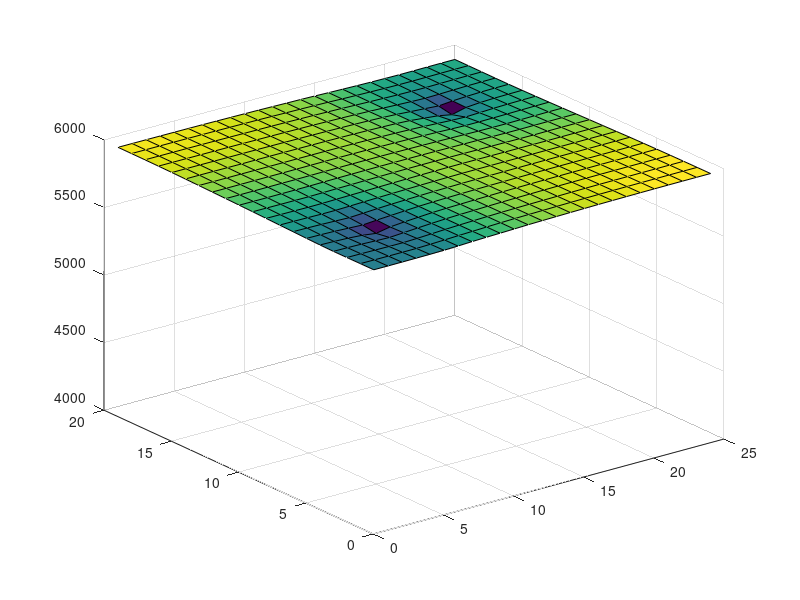

Source code (MATLAB):




%%%%%%%%%%%%%%%%%%%%%%%%%%%%%%%%%%%%%%%%%%%%%%%%%%%%%%%%%%%%%%%%%%%%%%%%%%1
clc;
clear;
close all;
phi=0.2;


leny=2000;
lenz=20;

load('matlab.mat');
co=3.5e-6;
Bo=@(p) 1;%1/(1+co*(p-4200));
muob=3.5;
pb=2635;
mu=@(p) muob*(p/pb)^(2.6*(p^1.187)*exp(-11.513+(-8.98e-5*p)));

Nx=25;
Ny=20;
%%%%%%%%%%%%%%%%%%%%%%%%%%%%%
% dx=lenx/Nx;

dx=randi([100,300],[Ny,Nx]);
dy=randi([100,300],[Ny,Nx]);
qsc=zeros(Ny,Nx);
qsc(5,5)=-50;
qsc(15,20)=-60;

zarayeb=zeros(Nx*Ny,Nx*Ny);
sabet=zeros(Nx*Ny,1);
deltat=0.25;
time=45;
nt=time/deltat;
pressure=zeros(Ny,Nx,nt);
pressure(:,:,1)=6000;
bettac=1.127e-3;
alphac=5.615;
Ax=leny*lenz;

% dx=randi([100,400],[20,25]);
% dy=randi([100,400],[20,25]);
% load('matlabdx.mat');load('matlabdy.mat');



for n=2:nt
   n %#ok  
  for j=1:Ny
     for i=1:Nx
        index=i+(j-1)*Nx;
        vb=dx(j,i)*dy(j,i)*lenz;
   
        
        if i==1&&j==1
            Txr=bettac*(1/dx(j,i)/(1/2*(dx(j,i)+dx(j,i+1))))*((dx(j,i)+dx(j,i+1))/(dx(j,i)/perm(j,i)+dx(j,i+1)/perm(j,i+1)))*(1/(mu(1/2*(pressure(j,i,n-1)+pressure(j,i+1,n-1)))*Bo(1/2*(pressure(j,i,n-1)+pressure(j,i+1,n-1)))));
%             Txl=bettac*(1/dx(j,i)/(1/2*(dx(j,i)+dx(j,i-1))))*((dx(j,i)+dx(j,i-1))/(dx(j,i)/perm(j,i)+dx(j,i-1)/perm(j,i-1)))*(1/(mu(1/2*(pressure(j,i,n-1)+pressure(j,i-1,n-1)))*Bo(1/2*(pressure(j,i,n-1)+pressure(j,i-1,n-1)))));
%             Tyt=bettac*(1/dy(j,i)/(1/2*(dy(j,i)+dy(j-1,i))))*((dy(j,i)+dy(j-1,i))/(dy(j,i)/perm(j,i)+dy(j-1,i)/perm(j-1,i)))*(1/(mu(1/2*(pressure(j,i,n-1)+pressure(j-1,i,n-1)))*Bo(1/2*(pressure(j,i,n-1)+pressure(j-1,i,n-1)))));
            Tyb=bettac*(1/dy(j,i)/(1/2*(dy(j,i)+dy(j+1,i))))*((dy(j,i)+dy(j+1,i))/(dy(j,i)/perm(j,i)+dy(j+1,i)/perm(j+1,i)))*(1/(mu(1/2*(pressure(j,i,n-1)+pressure(j+1,i,n-1)))*Bo(1/2*(pressure(j,i,n-1)+pressure(j,i,n-1)))));
           
            
            zarayeb(index,index+1)=Txr;
%             zarayeb(index,index-1)=Txl;
%             zarayeb(index,index-Nx)=Tyt;
            zarayeb(index,index+Nx)=Tyb;
            zarayeb(index,index)=-Txr-Tyb-phi*co/(alphac*deltat);
            sabet(index,1)=-phi*co/(alphac*deltat)*pressure(j,i,n-1)-qsc(j,i)/vb;

            
        elseif i==Nx&&j==1
%             Txr=bettac*(1/dx(j,i)/(1/2*(dx(j,i)+dx(j,i+1))))*((dx(j,i)+dx(j,i+1))/(dx(j,i)/perm(j,i)+dx(j,i+1)/perm(j,i+1)))*(1/(mu(1/2*(pressure(j,i,n-1)+pressure(j,i+1,n-1)))*Bo(1/2*(pressure(j,i,n-1)+pressure(j,i+1,n-1)))));
            Txl=bettac*(1/dx(j,i)/(1/2*(dx(j,i)+dx(j,i-1))))*((dx(j,i)+dx(j,i-1))/(dx(j,i)/perm(j,i)+dx(j,i-1)/perm(j,i-1)))*(1/(mu(1/2*(pressure(j,i,n-1)+pressure(j,i-1,n-1)))*Bo(1/2*(pressure(j,i,n-1)+pressure(j,i-1,n-1)))));
%             Tyt=bettac*(1/dy(j,i)/(1/2*(dy(j,i)+dy(j-1,i))))*((dy(j,i)+dy(j-1,i))/(dy(j,i)/perm(j,i)+dy(j-1,i)/perm(j-1,i)))*(1/(mu(1/2*(pressure(j,i,n-1)+pressure(j-1,i,n-1)))*Bo(1/2*(pressure(j,i,n-1)+pressure(j-1,i,n-1)))));
            Tyb=bettac*(1/dy(j,i)/(1/2*(dy(j,i)+dy(j+1,i))))*((dy(j,i)+dy(j+1,i))/(dy(j,i)/perm(j,i)+dy(j+1,i)/perm(j+1,i)))*(1/(mu(1/2*(pressure(j,i,n-1)+pressure(j+1,i,n-1)))*Bo(1/2*(pressure(j,i,n-1)+pressure(j,i,n-1)))));
           
            
%             zarayeb(index,index+1)=Txr;
            zarayeb(index,index-1)=Txl;
%             zarayeb(index,index-Nx)=Tyt;
            zarayeb(index,index+Nx)=Tyb;
            zarayeb(index,index)=-Txl-Tyb-phi*co/(alphac*deltat);
            sabet(index,1)=-phi*co/(alphac*deltat)*pressure(j,i,n-1)-qsc(j,i)/vb;

            
        elseif j==Ny&&i==1     
            
            Txr=bettac*(1/dx(j,i)/(1/2*(dx(j,i)+dx(j,i+1))))*((dx(j,i)+dx(j,i+1))/(dx(j,i)/perm(j,i)+dx(j,i+1)/perm(j,i+1)))*(1/(mu(1/2*(pressure(j,i,n-1)+pressure(j,i+1,n-1)))*Bo(1/2*(pressure(j,i,n-1)+pressure(j,i+1,n-1)))));
%             Txl=bettac*(1/dx(j,i)/(1/2*(dx(j,i)+dx(j,i-1))))*((dx(j,i)+dx(j,i-1))/(dx(j,i)/perm(j,i)+dx(j,i-1)/perm(j,i-1)))*(1/(mu(1/2*(pressure(j,i,n-1)+pressure(j,i-1,n-1)))*Bo(1/2*(pressure(j,i,n-1)+pressure(j,i-1,n-1)))));
            Tyt=bettac*(1/dy(j,i)/(1/2*(dy(j,i)+dy(j-1,i))))*((dy(j,i)+dy(j-1,i))/(dy(j,i)/perm(j,i)+dy(j-1,i)/perm(j-1,i)))*(1/(mu(1/2*(pressure(j,i,n-1)+pressure(j-1,i,n-1)))*Bo(1/2*(pressure(j,i,n-1)+pressure(j-1,i,n-1)))));
%             Tyb=bettac*(1/dy(j,i)/(1/2*(dy(j,i)+dy(j+1,i))))*((dy(j,i)+dy(j+1,i))/(dy(j,i)/perm(j,i)+dy(j+1,i)/perm(j+1,i)))*(1/(mu(1/2*(pressure(j,i,n-1)+pressure(j+1,i,n-1)))*Bo(1/2*(pressure(j,i,n-1)+pressure(j,i,n-1)))));
           
            
            zarayeb(index,index+1)=Txr;
%             zarayeb(index,index-1)=Txl;
            zarayeb(index,index-Nx)=Tyt;
%             zarayeb(index,index+Nx)=Tyb;
            zarayeb(index,index)=-Txr-Tyt-phi*co/(alphac*deltat);
            sabet(index,1)=-phi*co/(alphac*deltat)*pressure(j,i,n-1)-qsc(j,i)/vb;


        elseif j==Ny&&i==Nx
            
%             Txr=bettac*(1/dx(j,i)/(1/2*(dx(j,i)+dx(j,i+1))))*((dx(j,i)+dx(j,i+1))/(dx(j,i)/perm(j,i)+dx(j,i+1)/perm(j,i+1)))*(1/(mu(1/2*(pressure(j,i,n-1)+pressure(j,i+1,n-1)))*Bo(1/2*(pressure(j,i,n-1)+pressure(j,i+1,n-1)))));
            Txl=bettac*(1/dx(j,i)/(1/2*(dx(j,i)+dx(j,i-1))))*((dx(j,i)+dx(j,i-1))/(dx(j,i)/perm(j,i)+dx(j,i-1)/perm(j,i-1)))*(1/(mu(1/2*(pressure(j,i,n-1)+pressure(j,i-1,n-1)))*Bo(1/2*(pressure(j,i,n-1)+pressure(j,i-1,n-1)))));
            Tyt=bettac*(1/dy(j,i)/(1/2*(dy(j,i)+dy(j-1,i))))*((dy(j,i)+dy(j-1,i))/(dy(j,i)/perm(j,i)+dy(j-1,i)/perm(j-1,i)))*(1/(mu(1/2*(pressure(j,i,n-1)+pressure(j-1,i,n-1)))*Bo(1/2*(pressure(j,i,n-1)+pressure(j-1,i,n-1)))));
%             Tyb=bettac*(1/dy(j,i)/(1/2*(dy(j,i)+dy(j+1,i))))*((dy(j,i)+dy(j+1,i))/(dy(j,i)/perm(j,i)+dy(j+1,i)/perm(j+1,i)))*(1/(mu(1/2*(pressure(j,i,n-1)+pressure(j+1,i,n-1)))*Bo(1/2*(pressure(j,i,n-1)+pressure(j,i,n-1)))));
           
            
%             zarayeb(index,index+1)=Txr;
            zarayeb(index,index-1)=Txl;
            zarayeb(index,index-Nx)=Tyt;
%             zarayeb(index,index+Nx)=Tyb;
            zarayeb(index,index)=-Txl-Tyt-phi*co/(alphac*deltat);
            sabet(index,1)=-phi*co/(alphac*deltat)*pressure(j,i,n-1)-qsc(j,i)/vb;
            
        
        elseif j==1
            Txr=bettac*(1/dx(j,i)/(1/2*(dx(j,i)+dx(j,i+1))))*((dx(j,i)+dx(j,i+1))/(dx(j,i)/perm(j,i)+dx(j,i+1)/perm(j,i+1)))*(1/(mu(1/2*(pressure(j,i,n-1)+pressure(j,i+1,n-1)))*Bo(1/2*(pressure(j,i,n-1)+pressure(j,i+1,n-1)))));
            Txl=bettac*(1/dx(j,i)/(1/2*(dx(j,i)+dx(j,i-1))))*((dx(j,i)+dx(j,i-1))/(dx(j,i)/perm(j,i)+dx(j,i-1)/perm(j,i-1)))*(1/(mu(1/2*(pressure(j,i,n-1)+pressure(j,i-1,n-1)))*Bo(1/2*(pressure(j,i,n-1)+pressure(j,i-1,n-1)))));
%             Tyt=bettac*(1/dy(j,i)/(1/2*(dy(j,i)+dy(j-1,i))))*((dy(j,i)+dy(j-1,i))/(dy(j,i)/perm(j,i)+dy(j-1,i)/perm(j-1,i)))*(1/(mu(1/2*(pressure(j,i,n-1)+pressure(j-1,i,n-1)))*Bo(1/2*(pressure(j,i,n-1)+pressure(j-1,i,n-1)))));
            Tyb=bettac*(1/dy(j,i)/(1/2*(dy(j,i)+dy(j+1,i))))*((dy(j,i)+dy(j+1,i))/(dy(j,i)/perm(j,i)+dy(j+1,i)/perm(j+1,i)))*(1/(mu(1/2*(pressure(j,i,n-1)+pressure(j+1,i,n-1)))*Bo(1/2*(pressure(j,i,n-1)+pressure(j,i,n-1)))));
           
            
            zarayeb(index,index+1)=Txr;
            zarayeb(index,index-1)=Txl;
%             zarayeb(index,index-Nx)=Tyt;
            zarayeb(index,index+Nx)=Tyb;
            zarayeb(index,index)=-Txr-Txl-Tyb-phi*co/(alphac*deltat);
            sabet(index,1)=-phi*co/(alphac*deltat)*pressure(j,i,n-1)-qsc(j,i)/vb;

            
        elseif j==Ny
            
            Txr=bettac*(1/dx(j,i)/(1/2*(dx(j,i)+dx(j,i+1))))*((dx(j,i)+dx(j,i+1))/(dx(j,i)/perm(j,i)+dx(j,i+1)/perm(j,i+1)))*(1/(mu(1/2*(pressure(j,i,n-1)+pressure(j,i+1,n-1)))*Bo(1/2*(pressure(j,i,n-1)+pressure(j,i+1,n-1)))));
            Txl=bettac*(1/dx(j,i)/(1/2*(dx(j,i)+dx(j,i-1))))*((dx(j,i)+dx(j,i-1))/(dx(j,i)/perm(j,i)+dx(j,i-1)/perm(j,i-1)))*(1/(mu(1/2*(pressure(j,i,n-1)+pressure(j,i-1,n-1)))*Bo(1/2*(pressure(j,i,n-1)+pressure(j,i-1,n-1)))));
            Tyt=bettac*(1/dy(j,i)/(1/2*(dy(j,i)+dy(j-1,i))))*((dy(j,i)+dy(j-1,i))/(dy(j,i)/perm(j,i)+dy(j-1,i)/perm(j-1,i)))*(1/(mu(1/2*(pressure(j,i,n-1)+pressure(j-1,i,n-1)))*Bo(1/2*(pressure(j,i,n-1)+pressure(j-1,i,n-1)))));
%             Tyb=bettac*(1/dy(j,i)/(1/2*(dy(j,i)+dy(j+1,i))))*((dy(j,i)+dy(j+1,i))/(dy(j,i)/perm(j,i)+dy(j+1,i)/perm(j+1,i)))*(1/(mu(1/2*(pressure(j,i,n-1)+pressure(j+1,i,n-1)))*Bo(1/2*(pressure(j,i,n-1)+pressure(j,i,n-1)))));
           
            
            zarayeb(index,index+1)=Txr;
            zarayeb(index,index-1)=Txl;
            zarayeb(index,index-Nx)=Tyt;
%             zarayeb(index,index+Nx)=Tyb;
            zarayeb(index,index)=-Txr-Txl-Tyt-phi*co/(alphac*deltat);
            sabet(index,1)=-phi*co/(alphac*deltat)*pressure(j,i,n-1)-qsc(j,i)/vb;

            

        elseif i==Nx
            
%             Txr=bettac*(1/dx(j,i)/(1/2*(dx(j,i)+dx(j,i+1))))*((dx(j,i)+dx(j,i+1))/(dx(j,i)/perm(j,i)+dx(j,i+1)/perm(j,i+1)))*(1/(mu(1/2*(pressure(j,i,n-1)+pressure(j,i+1,n-1)))*Bo(1/2*(pressure(j,i,n-1)+pressure(j,i+1,n-1)))));
            Txl=bettac*(1/dx(j,i)/(1/2*(dx(j,i)+dx(j,i-1))))*((dx(j,i)+dx(j,i-1))/(dx(j,i)/perm(j,i)+dx(j,i-1)/perm(j,i-1)))*(1/(mu(1/2*(pressure(j,i,n-1)+pressure(j,i-1,n-1)))*Bo(1/2*(pressure(j,i,n-1)+pressure(j,i-1,n-1)))));
            Tyt=bettac*(1/dy(j,i)/(1/2*(dy(j,i)+dy(j-1,i))))*((dy(j,i)+dy(j-1,i))/(dy(j,i)/perm(j,i)+dy(j-1,i)/perm(j-1,i)))*(1/(mu(1/2*(pressure(j,i,n-1)+pressure(j-1,i,n-1)))*Bo(1/2*(pressure(j,i,n-1)+pressure(j-1,i,n-1)))));
            Tyb=bettac*(1/dy(j,i)/(1/2*(dy(j,i)+dy(j+1,i))))*((dy(j,i)+dy(j+1,i))/(dy(j,i)/perm(j,i)+dy(j+1,i)/perm(j+1,i)))*(1/(mu(1/2*(pressure(j,i,n-1)+pressure(j+1,i,n-1)))*Bo(1/2*(pressure(j,i,n-1)+pressure(j,i,n-1)))));
           
            
%             zarayeb(index,index+1)=Txr;
            zarayeb(index,index-1)=Txl;
            zarayeb(index,index-Nx)=Tyt;
            zarayeb(index,index+Nx)=Tyb;
            zarayeb(index,index)=-Txl-Tyt-Tyb-phi*co/(alphac*deltat);
            sabet(index,1)=-phi*co/(alphac*deltat)*pressure(j,i,n-1)-qsc(j,i)/vb;


        elseif i==1    
            Txr=bettac*(1/dx(j,i)/(1/2*(dx(j,i)+dx(j,i+1))))*((dx(j,i)+dx(j,i+1))/(dx(j,i)/perm(j,i)+dx(j,i+1)/perm(j,i+1)))*(1/(mu(1/2*(pressure(j,i,n-1)+pressure(j,i+1,n-1)))*Bo(1/2*(pressure(j,i,n-1)+pressure(j,i+1,n-1)))));
%             Txl=bettac*(1/dx(j,i)/(1/2*(dx(j,i)+dx(j,i-1))))*((dx(j,i)+dx(j,i-1))/(dx(j,i)/perm(j,i)+dx(j,i-1)/perm(j,i-1)))*(1/(mu(1/2*(pressure(j,i,n-1)+pressure(j,i-1,n-1)))*Bo(1/2*(pressure(j,i,n-1)+pressure(j,i-1,n-1)))));
            Tyt=bettac*(1/dy(j,i)/(1/2*(dy(j,i)+dy(j-1,i))))*((dy(j,i)+dy(j-1,i))/(dy(j,i)/perm(j,i)+dy(j-1,i)/perm(j-1,i)))*(1/(mu(1/2*(pressure(j,i,n-1)+pressure(j-1,i,n-1)))*Bo(1/2*(pressure(j,i,n-1)+pressure(j-1,i,n-1)))));
            Tyb=bettac*(1/dy(j,i)/(1/2*(dy(j,i)+dy(j+1,i))))*((dy(j,i)+dy(j+1,i))/(dy(j,i)/perm(j,i)+dy(j+1,i)/perm(j+1,i)))*(1/(mu(1/2*(pressure(j,i,n-1)+pressure(j+1,i,n-1)))*Bo(1/2*(pressure(j,i,n-1)+pressure(j,i,n-1)))));
           
            
            zarayeb(index,index+1)=Txr;
%             zarayeb(index,index-1)=Txl;
            zarayeb(index,index-Nx)=Tyt;
            zarayeb(index,index+Nx)=Tyb;
            zarayeb(index,index)=-Txr-Tyt-Tyb-phi*co/(alphac*deltat);
            sabet(index,1)=-phi*co/(alphac*deltat)*pressure(j,i,n-1)-qsc(j,i)/vb;

        else
            
            Txr=bettac*(1/dx(j,i)/(1/2*(dx(j,i)+dx(j,i+1))))*((dx(j,i)+dx(j,i+1))/(dx(j,i)/perm(j,i)+dx(j,i+1)/perm(j,i+1)))*(1/(mu(1/2*(pressure(j,i,n-1)+pressure(j,i+1,n-1)))*Bo(1/2*(pressure(j,i,n-1)+pressure(j,i+1,n-1)))));
            Txl=bettac*(1/dx(j,i)/(1/2*(dx(j,i)+dx(j,i-1))))*((dx(j,i)+dx(j,i-1))/(dx(j,i)/perm(j,i)+dx(j,i-1)/perm(j,i-1)))*(1/(mu(1/2*(pressure(j,i,n-1)+pressure(j,i-1,n-1)))*Bo(1/2*(pressure(j,i,n-1)+pressure(j,i-1,n-1)))));
            Tyt=bettac*(1/dy(j,i)/(1/2*(dy(j,i)+dy(j-1,i))))*((dy(j,i)+dy(j-1,i))/(dy(j,i)/perm(j,i)+dy(j-1,i)/perm(j-1,i)))*(1/(mu(1/2*(pressure(j,i,n-1)+pressure(j-1,i,n-1)))*Bo(1/2*(pressure(j,i,n-1)+pressure(j-1,i,n-1)))));
            Tyb=bettac*(1/dy(j,i)/(1/2*(dy(j,i)+dy(j+1,i))))*((dy(j,i)+dy(j+1,i))/(dy(j,i)/perm(j,i)+dy(j+1,i)/perm(j+1,i)))*(1/(mu(1/2*(pressure(j,i,n-1)+pressure(j+1,i,n-1)))*Bo(1/2*(pressure(j,i,n-1)+pressure(j,i,n-1)))));
           
            
            zarayeb(index,index+1)=Txr;
            zarayeb(index,index-1)=Txl;
            zarayeb(index,index-Nx)=Tyt;
            zarayeb(index,index+Nx)=Tyb;
            zarayeb(index,index)=-Txr-Txl-Tyt-Tyb-phi*co/(alphac*deltat);
            sabet(index,1)=-phi*co/(alphac*deltat)*pressure(j,i,n-1)-qsc(j,i)/vb;
        end
    end
     
  end
   
  
  temp=linsolve(zarayeb,sabet);
  for j=1:Ny
      for i=1:Nx
      index=i+(j-1)*Nx;
      pressure(j,i,n)=temp(index);
      end
  end

end
% for n=2:nt
% pcolor(pressure(:,:,n))
% drawnow
% pause(0.025)
% end

for n=2:nt
surf(pressure(:,:,n))
 zlim([4000,6000])
drawnow
pause(0.025)
end
